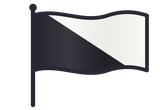
#> input picture apps/lua/Steward/img/160/aviso.png, 160 x 110 px, given in place of atardecer.jpg, which was not available
$ python exportar.py ../../apps/lua/Steward/img/160 ../../apps/lua/Steward/img/160/bandera_amarilla.png
#> lines starting #> are read from the running program, lines starting #| are printed output that depends on the picture; pictures that were not available may be replaced by others from this repository, and a replacement may not be noted
"""Exporta las fotos de la web en dos tamanos (1376 y 800 px) a docs/assets/fotos."""
import sys, os
from PIL import Image
src, out = sys.argv[1], sys.argv[2]
os.makedirs(out, exist_ok=True)
for name in ('atardecer', 'lado_a_lado', 'banderillero', 'pits', 'largada'):
    im = Image.open(os.path.join(src, name + '.jpg')).convert('RGB')
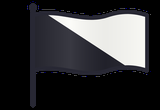
#> im: PIL image 160x110 RGB; mean R, G, B 50, 50, 52.3
    for w in (1376, 800):
        x = im if im.width == w else im.resize((w, round(im.height * w / im.width)), Image.LANCZOS)
        x.save(os.path.join(out, '%s-%d.jpg' % (name, w)), quality=82, optimize=True, progressive=True)
#> this loop made 2 passes
#> pass 1, `x = im if im.width == w else im.resize((w, round(im.height * w / im.wi..`:
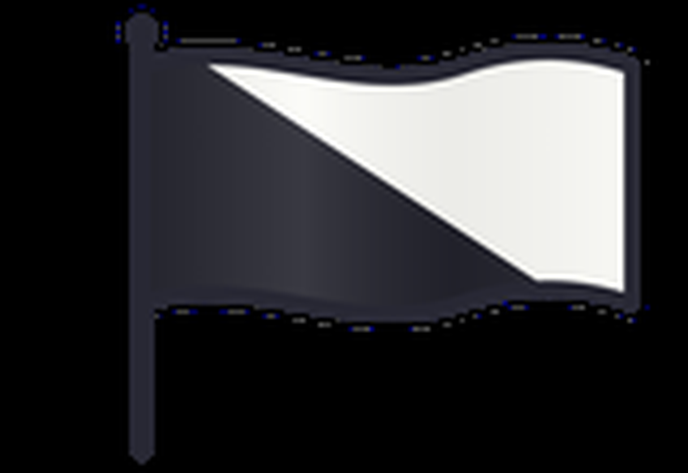
#> x: PIL image 1376x946 RGB (shown at 1/2 size); mean R, G, B 50.1, 50.1, 52.5
#> pass 2, `x = im if im.width == w else im.resize((w, round(im.height * w / im.wi..`:
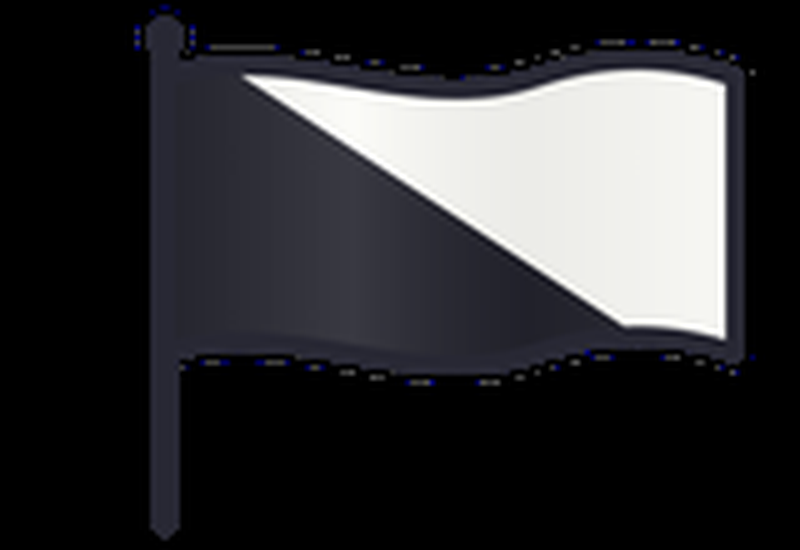
#> x: PIL image 800x550 RGB; mean R, G, B 50.1, 50.1, 52.5
#> pass 2 of the loop `for name in ('atardecer', 'lado_a_lado', 'banderillero', 'pits', 'larg..`:
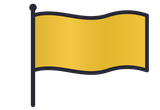
#> input picture apps/lua/Steward/img/160/bandera_amarilla.png, 160 x 110 px, given in place of lado_a_lado.jpg, which was not available
#> `im = Image.open(os.path.join(src, name + '.jpg')).convert('RGB')`:
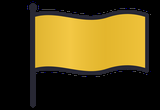
#> im: PIL image 160x110 RGB; mean R, G, B 79, 64.9, 23.5
#> the loop `for w in (1376, 800):` made 2 passes
#> pass 2, `x = im if im.width == w else im.resize((w, round(im.height * w / im.wi..`:
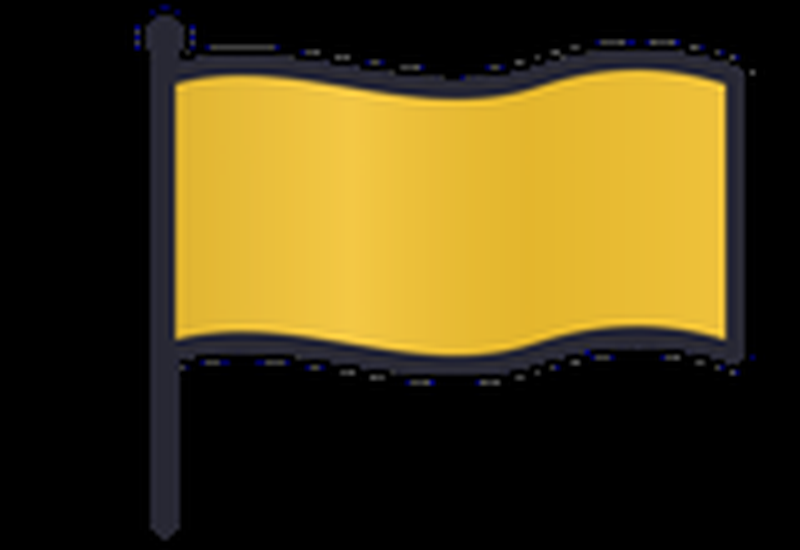
#> x: PIL image 800x550 RGB; mean R, G, B 79.1, 65, 23.7
#> (the run stopped early here; a loop or call above may not have finished)
